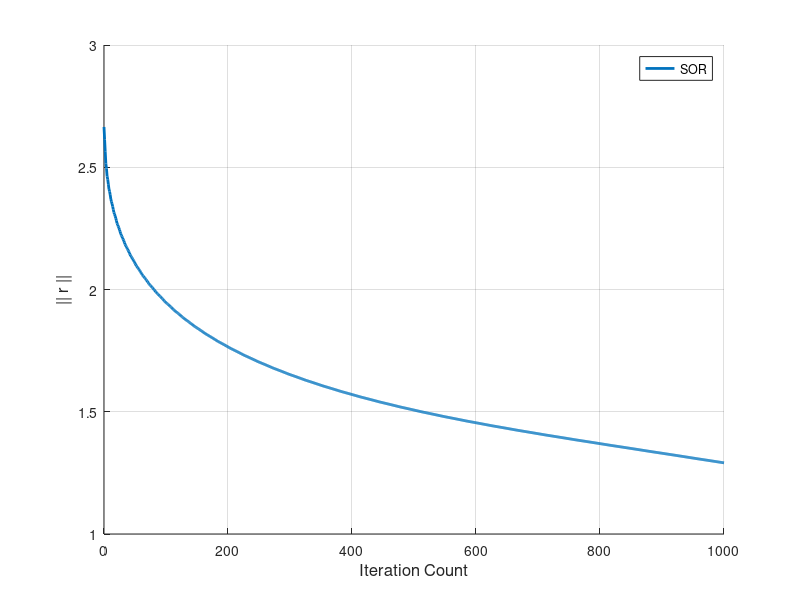

This figure's MATLAB source:
% solve cxx*u_xx + cyy*u_yy + c1*u = r

n = 100; %Number of grid points per dimension.
h = 1/n; %Grid spacing
it_jacobi = 1000;

[X,Y] = ndgrid(0:h:1);
%Domain is [0,1]x[0,1]. %First index is for x (top to bottom).
%Second index is for y axis (left to right).
hsq = h^2;
nsq = n^2;

cxx = ones(size(X));
cyy = ones(size(X));%Y.^3 + 1;
c1 = exp(X+Y);
T = exp(X.*Y);%exp(X.*Y);
Txx = Y.*Y;
Tyy = X.*X;
R = cxx.*Txx + cyy.*Tyy + c1.*T;

A = zeros(n+1);
A(:,1) = T(:,1);
A(:,n+1) = T(:,n+1);
A(1,:) = T(1,:);
A(n+1,:) = T(n+1,:);
% RHS

res = max(max(abs(T-A)));
iteration = zeros(1,it_jacobi+1);
residual = zeros(1,it_jacobi+1);
residual (1) = res;

onebyfour = 0.25;

disp('STARTING JACOBI ITERATION.')
omega = 1;

count = 1;
while count <= it_jacobi
    S = R(2:n,2:n) - nsq*(cxx(2:n,2:n).*(A(1:n-1,2:n)+A(3:n+1,2:n))+cyy(2:n,2:n).*(A(2:n,1:n-1)+A(2:n,3:n+1)));
    S = S ./ (c1(2:n,2:n)-2*nsq*(cxx(2:n,2:n)+cyy(2:n,2:n)));
    A(2:n,2:n) = (1-omega)*A(2:n,2:n) + omega*S;
    res = max(max(abs(T-A)));%norm(T-A,2);
    residual (count+1) = res;
    iteration (count+1) = count;
    count = count+1;
end

hold on
plot(iteration(1:it_jacobi+1),residual(1:it_jacobi+1),'-','LineWidth',2);

legend('SOR')
xlabel('Iteration Count','Fontsize',12)
ylabel('|| r ||','Fontsize',12)
grid on
